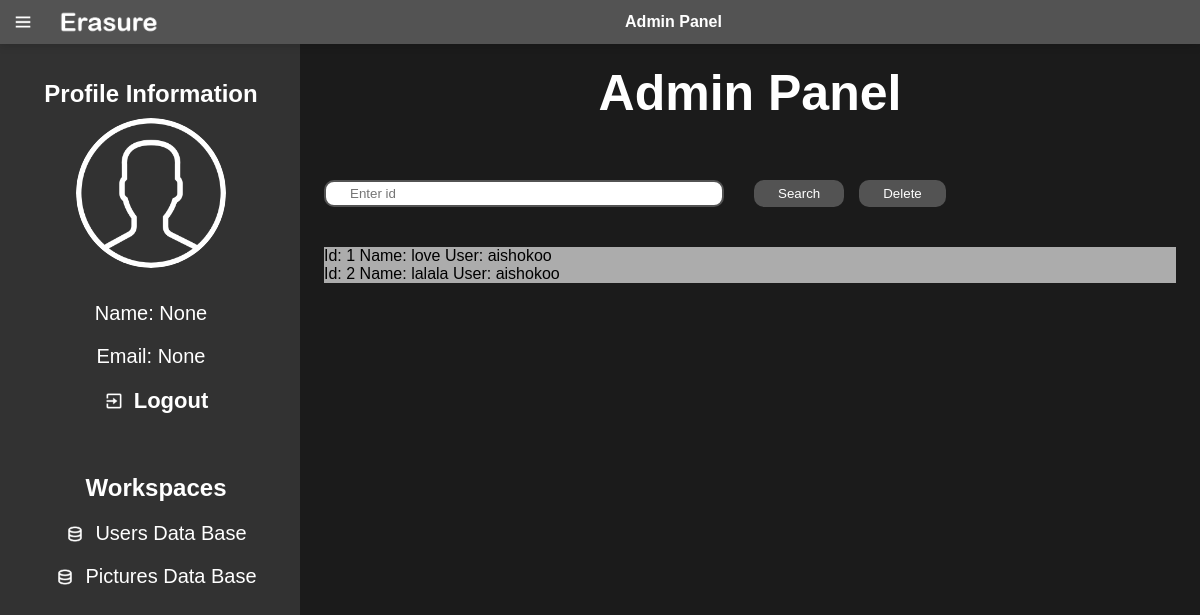
Screenshot of /pictures_db with the database file from the repository.
### models.py (models this page shows)
class Picture(Base):
    __tablename__ = 'picture'
    id: Mapped[int] = mapped_column(primary_key=True, autoincrement=True)
    path: Mapped[str] = mapped_column(String)
    name: Mapped[str] = mapped_column(String)
    user_id: Mapped[str] = mapped_column('user_id', Integer, ForeignKey('user.id'))
    user: Mapped['User'] = relationship(User)

class User(Base):
    __tablename__ = 'user'
    id: Mapped[int] = mapped_column(primary_key=True, autoincrement=True)
    name: Mapped[str] = mapped_column(String)
    email: Mapped[str] = mapped_column(String)
    password: Mapped[str] = mapped_column(String)

### main.py (the view)
@app.route('/pictures_db', methods=['GET'])
def get_pictures_db():
    global data_type
    try:
        pictures = session.query(Picture).all()
        data_type = 'pictures'
        session.commit()
    except Exception:
        flash('An error occurred while getting users')
    return render_template('admin.html',
                           pictures=pictures,
                           data_type=data_type,
                           current_name=current_name,
                           current_email=current_email)

### templates/admin.html (shortened to what this page needs)
<!DOCTYPE html>
<html lang="en">
<head>
</head>
<body>
    <nav class="navigations">
        <div class="nav-left navigations">
            <img src="static/menu-regular-24.png" class="menu-pic">
            <img src="static/logo.png" class="logo-pic">
        </div>
        <div class="nav-middle">
            <p><strong>Admin Panel</strong></p>
        </div>
    </nav>
    <div class="leftbar">
        <div class = "profile-info">
            <h2 class="text-center">Profile Information</h2>
            <img src="static/profile_user.png" class="user-pic">
            <p>Name: {{ current_name }}</p>
            <p>Email: {{ current_email }} </p>
        </div>
        <div class="exit">
        <a href="/log_in_or_out"><img src="static/exit-regular-24.png" class="paint-pic"><p><strong>Logout</strong></p></a>
        </div>
        <div class="choices">
            <h2 class="text-center">Workspaces</h2>
            <a href="/users_db"><img src="static/data-regular-24.png" class="paint-pic"><p>Users Data Base</p></a>
            <a href="/pictures_db"><img src="static/data-regular-24.png" class="paint-pic"><p>Pictures Data Base</p></a>
        </div>
    </div>
    <div class="container">
        <h1>Admin Panel</h1>
        <div class="list-container">
            <div class="button-container">
                <form action="/search" method="POST">
                    <input type="text" name="id" placeholder="Enter id" id="search-id">
                    <button class="buttons" type="submit">Search</button>
                </form>
                <form action="/delete" method="POST" onsubmit="setDeleteId()">
                    <button class="buttons" type="submit">Delete</button>
                </form>
            </div>
                <div class ="database">
                    {% if data_type == 'users' %}
                        {% for user in users %}
                            <p>Id: {{ user.id }} Name: {{ user.name }} Email: {{ user.email }}</p>
                        {% endfor %}
                    {% elif data_type == 'user' %}
                        <p>Id: {{ user.id }} Name: {{ user.name }} Email: {{ user.email }}</p>
                    {% elif data_type == 'picture' %}
                        <p>Id: {{ picture.id }} Name: {{ picture.name }} User: {{ picture.user.name }}</p>
                    {% elif data_type == 'pictures' %}
                        {% for picture in pictures %}
                            <p>Id: {{ picture.id }} Name: {{ picture.name }} User: {{ picture.user.name }}</p>
                        {% endfor %}
                    {% endif %}
                </div>
        </div>
    </div>
</body>
</html>

### templates/admin.html (style rules this page uses)
* { padding: 0; margin: 0; box-sizing: border-box; font-family: 'Poppins', sans-serif; color: #ffffff; }
body { background-color: #1b1b1b; }
a { text-decoration: none; color: #ffffff; }
.navigations { display: flex; align-items: center; }
nav { padding: 10px 1%; justify-content: space-between; box-shadow: 0 0 10px rgba(0, 0, 0, .2); background: #535353; position: sticky; top: 0; z-index: 10; }
.nav-left .menu-pic { width: 22px; margin-right: 25px; }
.nav-left .logo-pic { width: 100px; }
.leftbar { background: #323232; width: 25%; height: 100vh; position: fixed; padding-left: 1%; padding-top: 80px; top: 0; }
.choices { display: flex; justify-content: center; align-items: center; flex-direction: column; }
.choices a { display: flex; align-items: center; margin-bottom: 20px; width: fit-content; font-size: 20px; }
.choices a img { width: 20px; margin-right: 10px; }
.choices h2 { margin-top: 40px; margin-bottom: 20px; }
.profile-info { text-align: center; margin-right: 10px; }
.profile-info .user-pic { border-radius: 50%; margin: 10px; width: 150px; }
.profile-info p { margin: 20px 0; word-wrap: break-word; overflow-wrap: break-word; max-width: 100%; font-size: 20px; }
.exit a { display: flex; align-items: center; width: fit-content; margin: 0 auto; margin-bottom: 20px; text-decoration: none; }
.exit a p { font-size: 22px; margin: 0 0 0 10px; }
.exit a img { width: 20px; }
.container { background-color: #1b1b1b; padding-left: 27%; padding-right: 2%; padding-top: 20px; padding-bottom: 20px; }
.container h1 { font-size: 50px; text-align: center; }
.list-container { margin-top: 30px; display: grid; grid-template-rows: 110px auto; margin-top: 15px; color: #000000; }
.list-container .database { background-color: #acacac; color: #000000; }
.list-container .database p { color: #000000; }
.button-container .buttons { background-color:#535353; color: #fff; border:none; border-radius:10px; padding: 6px 24px; }
.button-container input[type=text] { border: 2px solid #535353; border-radius: 10px; color: black; padding: 4px 24px; width: 400px; margin-right: 30px; }
.button-container { display: flex; gap: 15px; }
.button-container form { display: flex; align-items: end; margin-bottom: 40px; }

### rows the page displays
Picture: id "1", name "love", user.name "aishokoo"
Picture: id "2", name "lalala", user.name "aishokoo"

### other values shown
{{ current_name }} "None"
{{ current_email }} "None"
